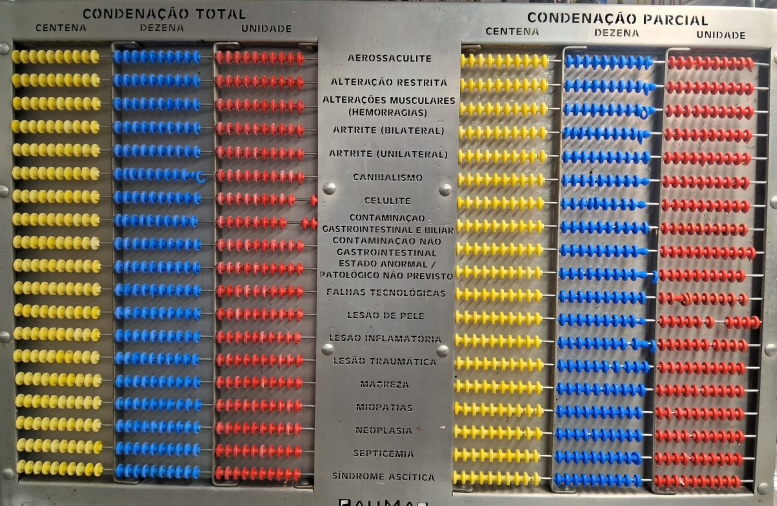
#> input picture images/25.jpg, 1554 x 1011 px, found by its file name (shown at 1/2 size)
$ python bolinhas.py
#> lines starting #> are read from the running program, lines starting #| are printed output that depends on the picture; after the words box and inside, x2 and y2 are one past the last pixel; in counts of white or black regions, pixels touching at a corner belong together
import cv2
import numpy as np
import matplotlib.pyplot as plt
import json

class RobustAbacusCounter:
    def __init__(self):
        self.color_values = {'blue': 100, 'red': 10, 'yellow': 1}

    def load_image(self, image_path):
        """Carrega e prepara a imagem"""
        image = cv2.imread(image_path)
        if image is None:
            raise ValueError("Não foi possível carregar a imagem")
        return image

    def enhance_colors(self, image):
        """Realça as cores para melhor detecção"""
        hsv = cv2.cvtColor(image, cv2.COLOR_BGR2HSV)
        hsv[:, :, 1] = cv2.multiply(hsv[:, :, 1], 1.2)  # Aumenta saturação
        hsv[:, :, 2] = cv2.multiply(hsv[:, :, 2], 1.1)  # Aumenta brilho
        return cv2.cvtColor(hsv, cv2.COLOR_HSV2BGR)

    def detect_circles(self, image, color_name):
        """Detecta círculos coloridos usando múltiplas abordagens"""
        hsv = cv2.cvtColor(image, cv2.COLOR_BGR2HSV)

        # Definir máscaras de cor
        if color_name == 'red':
            mask1 = cv2.inRange(hsv, np.array([0, 120, 70]), np.array([10, 255, 255]))
            mask2 = cv2.inRange(hsv, np.array([170, 120, 70]), np.array([180, 255, 255]))
            mask = cv2.bitwise_or(mask1, mask2)
        elif color_name == 'blue':
            mask = cv2.inRange(hsv, np.array([100, 120, 70]), np.array([130, 255, 255]))
        elif color_name == 'yellow':
            mask = cv2.inRange(hsv, np.array([20, 120, 70]), np.array([30, 255, 255]))
        else:
            mask = np.zeros(image.shape[:2], dtype=np.uint8)

        # Limpeza da máscara
        kernel = np.ones((5,5), np.uint8)
        mask = cv2.morphologyEx(mask, cv2.MORPH_CLOSE, kernel)
        mask = cv2.morphologyEx(mask, cv2.MORPH_OPEN, kernel)

        # Encontrar contornos
        contours, _ = cv2.findContours(mask, cv2.RETR_EXTERNAL, cv2.CHAIN_APPROX_SIMPLE)

        circles = []
        for contour in contours:
            area = cv2.contourArea(contour)
            if 100 < area < 5000:  # Filtro de tamanho
                # Verificar circularidade
                perimeter = cv2.arcLength(contour, True)
                if perimeter > 0:
                    circularity = 4 * np.pi * area / (perimeter * perimeter)
                    if circularity > 0.6:  # Forma circular
                        # Encontrar centro
                        M = cv2.moments(contour)
                        if M["m00"] != 0:
                            cx = int(M["m10"] / M["m00"])
                            cy = int(M["m01"] / M["m00"])
                            circles.append({
                                'center': (cx, cy),
                                'contour': contour,
                                'area': area
                            })

        return circles

    def analyze_spatial_distribution(self, circles):
        """Analisa a distribuição espacial para identificar grupos"""
        if len(circles) < 2:
            return circles, []  # Todas são separadas se há poucas

        centers = [circle['center'] for circle in circles]

        # Calcular matriz de distâncias
        distances = []
        for i in range(len(centers)):
            for j in range(i + 1, len(centers)):
                dist = np.sqrt((centers[i][0] - centers[j][0])**2 +
                              (centers[i][1] - centers[j][1])**2)
                distances.append(dist)

        if not distances:
            return circles, []

        # Usar threshold adaptativo
        median_dist = np.median(distances)
        threshold = median_dist * 0.6  # Threshold adaptativo

        # Identificar componentes conectados
        visited = set()
        clusters = []

        for i in range(len(centers)):
            if i not in visited:
                cluster = [i]
                queue = [i]
                visited.add(i)

                while queue:
                    current = queue.pop(0)
                    for j in range(len(centers)):
                        if j not in visited:
                            dist = np.sqrt((centers[current][0] - centers[j][0])**2 +
                                          (centers[current][1] - centers[j][1])**2)
                            if dist < threshold:
                                cluster.append(j)
                                queue.append(j)
                                visited.add(j)

                clusters.append(cluster)

        # O maior cluster é considerado o amontoado
        if clusters:
            main_cluster = max(clusters, key=len)
            separated_indices = [i for i in range(len(circles)) if i not in main_cluster]

            separated = [circles[i] for i in separated_indices]
            clustered = [circles[i] for i in main_cluster]

            return separated, clustered
        else:
            return circles, []

    def process_abacus(self, image_path):
        """Processa a imagem completa do ábaco"""
        print("🔄 Iniciando análise do ábaco...")

        # Carregar e melhorar imagem
        image = self.load_image(image_path)
        enhanced_image = self.enhance_colors(image)
        debug_image = image.copy()

        results = {
            'blue': {'detectadas': 0, 'contabilizadas': 0, 'valor': 0},
            'red': {'detectadas': 0, 'contabilizadas': 0, 'valor': 0},
            'yellow': {'detectadas': 0, 'contabilizadas': 0, 'valor': 0},
            'total_geral': 0
        }

        # Processar cada cor
        for color_name in ['red', 'blue', 'yellow']:
            print(f"\n🎯 Analisando miçangas {color_name}...")

            # Detectar círculos
            circles = self.detect_circles(enhanced_image, color_name)
            results[color_name]['detectadas'] = len(circles)

            if circles:
                print(f"   ✅ Detectadas: {len(circles)} miçangas")

                # Analisar distribuição espacial
                separated, clustered = self.analyze_spatial_distribution(circles)
                results[color_name]['contabilizadas'] = len(separated)
                results[color_name]['valor'] = len(separated) * self.color_values[color_name]

                print(f"   📊 Contabilizadas: {len(separated)} miçangas")

                # Marcar na imagem de debug
                color_bgr = {'red': (0, 0, 255), 'blue': (255, 0, 0), 'yellow': (0, 255, 255)}

                # Amontoado em vermelho
                for circle in clustered:
                    center = circle['center']
                    cv2.drawContours(debug_image, [circle['contour']], -1, (0, 0, 255), 3)
                    cv2.putText(debug_image, "X", (center[0]-10, center[1]+10),
                               cv2.FONT_HERSHEY_SIMPLEX, 0.7, (0, 0, 255), 2)

                # Separadas em verde
                for circle in separated:
                    center = circle['center']
                    cv2.drawContours(debug_image, [circle['contour']], -1, (0, 255, 0), 3)
                    cv2.putText(debug_image, "✓", (center[0]-10, center[1]+10),
                               cv2.FONT_HERSHEY_SIMPLEX, 0.7, (0, 255, 0), 2)
            else:
                print(f"   ❌ Nenhuma miçanga {color_name} detectada")

        # Calcular total
        results['total_geral'] = sum(results[color]['valor'] for color in ['red', 'blue', 'yellow'])

        print(f"\n✅ Análise concluída!")
        return results, debug_image

    def display_results(self, results, debug_image):
        """Exibe os resultados de forma clara"""
        print("\n" + "="*50)
        print("📊 RESULTADOS DA CONTAGEM")
        print("="*50)

        for color in ['red', 'blue', 'yellow']:
            data = results[color]
            print(f"\n{color.upper():>8}:")
            print(f"   Detectadas: {data['detectadas']}")
            print(f"   Contabilizadas: {data['contabilizadas']}")
            print(f"   Valor: {data['valor']}")

        print(f"\n{'='*50}")
        print(f"💰 VALOR TOTAL: {results['total_geral']}")
        print(f"{'='*50}")

        # Mostrar imagem com resultados
        plt.figure(figsize=(15, 10))
        plt.imshow(cv2.cvtColor(debug_image, cv2.COLOR_BGR2RGB))
        plt.title("ANÁLISE DO ÁBACO - ✓ CONTA | X NÃO CONTA", fontsize=14, pad=20)
        plt.axis('off')
        plt.tight_layout()
        plt.show()

# Interface simples de uso
def analisar_abacus(image_path):
    """
    Função principal para análise de ábaco
    """
    try:
        counter = RobustAbacusCounter()
        results, debug_image = counter.process_abacus(image_path)
#> in load_image, image is the input picture: shape (1011, 1554, 3); mean B, G, R 104.2, 113.9, 125.3
#> in enhance_colors, `hsv = cv2.cvtColor(image, cv2.COLOR_BGR2HSV)`: hsv: shape (1011, 1554, 3); mean H, S, V 36.9, 80.9, 138.8
#> in enhance_colors, `hsv[:, :, 1] = cv2.multiply(hsv[:, :, 1], 1.2)`: hsv: shape (1011, 1554, 3); mean H, S, V 36.9, 95.2, 138.8
#> in enhance_colors, `hsv[:, :, 2] = cv2.multiply(hsv[:, :, 2], 1.1)`: hsv: shape (1011, 1554, 3); mean H, S, V 36.9, 95.2, 151.9
#> in enhance_colors, `return cv2.cvtColor(hsv, cv2.COLOR_HSV2BGR)`:
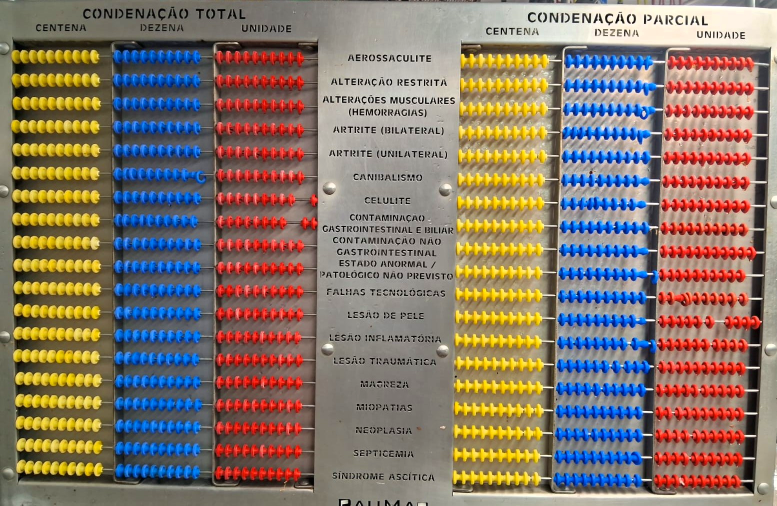
#> returned value: shape (1011, 1554, 3) (shown at 1/2 size); mean B, G, R 106.6, 119.4, 134.8
#> the loop in process_abacus, `for color_name in ['red', 'blue', 'yellow']:` made 3 passes
#> (centers in analyze_spatial_distribution, separated_indices in analyze_spatial_distribution) on pass 1: ([(1418, 643), (627, 400)], [1])
#|    ✅ Detectadas: 2 miçangas
#|    📊 Contabilizadas: 1 miçangas
#> pass 1, in detect_circles, `mask1 = cv2.inRange(hsv, np.array([0, 120, 70]), np.array([10, 255, 25..`:
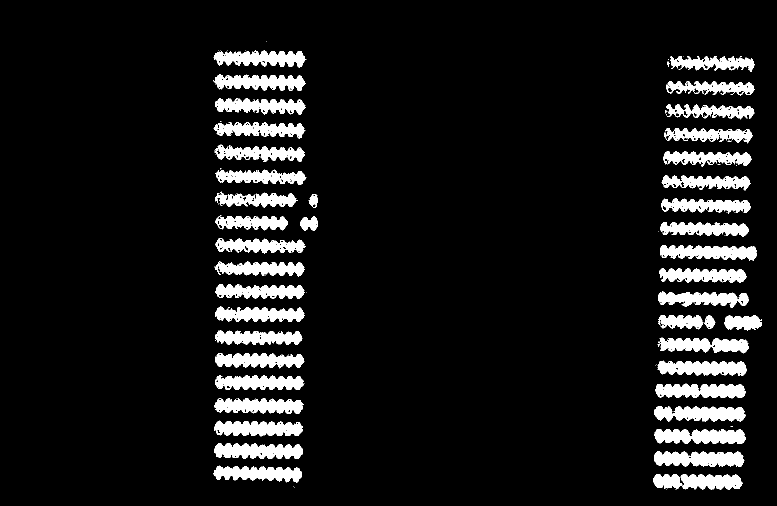
#> mask1: shape (1011, 1554) (shown at 1/2 size); 8.9% white; 122 white regions (78 under 20 px), largest, box (x1, y1, x2, y2) and area: (1308, 903, 1489, 934) 4339, (1307, 948, 1485, 980) 4241, (1308, 858, 1492, 888) 4238
#> pass 1, in detect_circles, `mask2 = cv2.inRange(hsv, np.array([170, 120, 70]), np.array([180, 255,..`:
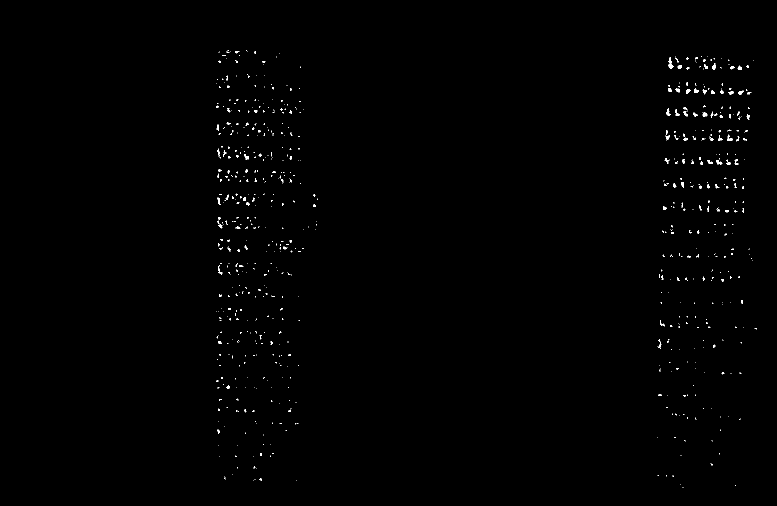
#> mask2: shape (1011, 1554) (shown at 1/2 size); 0.44% white in thin lines or dots, all inside (x1, y1, x2, y2) = (432, 101, 1514, 975)
#> pass 1, in detect_circles, `mask = cv2.bitwise_or(mask1, mask2)`:
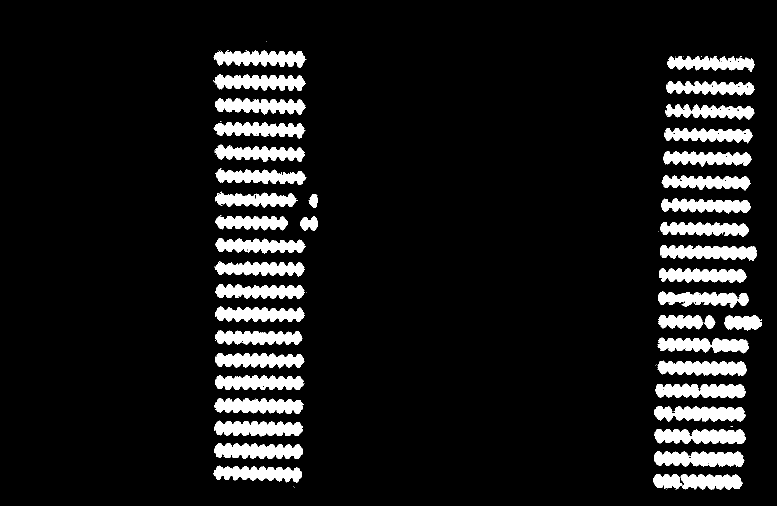
#> mask: shape (1011, 1554) (shown at 1/2 size); 9.3% white; 84 white regions (42 under 20 px), largest, box (x1, y1, x2, y2) and area: (1308, 903, 1489, 934) 4355, (1320, 490, 1514, 522) 4261, (1307, 948, 1485, 980) 4259
#> after the loop in process_abacus, `for color_name in ['red', 'blue', 'yellow']:`:
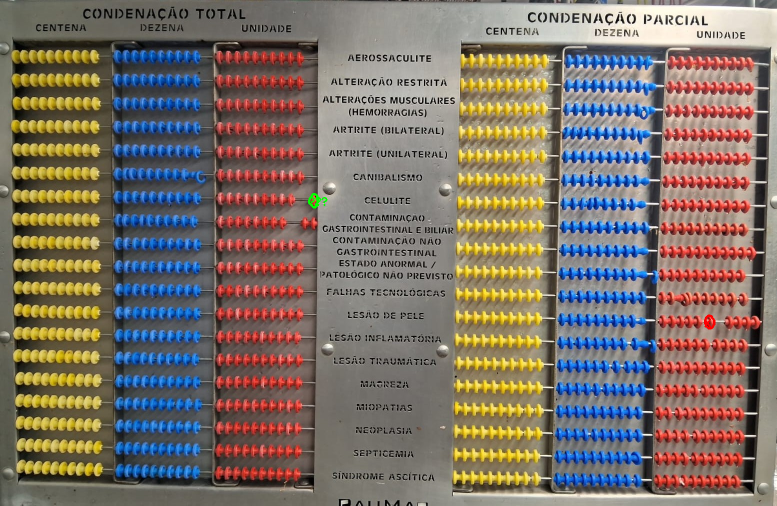
#> debug_image: shape (1011, 1554, 3) (shown at 1/2 size); 0.06% of pixels changed, all inside (x1, y1, x2, y2) = (616, 386, 1431, 659)
#> after the loop in process_abacus, `for color_name in ['red', 'blue', 'yellow']:`: results = 4 items
#> results = 4 items
        counter.display_results(results, debug_image)
#> the loop in display_results, `for color in ['red', 'blue', 'yellow']:` made 3 passes
#> data on passes 1 to 3: {'detectadas': 2, 'contabilizadas': 1, 'valor': 10}, {'detectadas': 0, 'contabilizadas': 0, 'valor': 0}, {'detectadas': 0, 'contabilizadas': 0, 'valor': 0}
#|    Detectadas: 2
#|    Contabilizadas: 1
#|    Valor: 10
#|    Detectadas: 0
#|    Contabilizadas: 0
#|    Valor: 0
#|    Detectadas: 0
#|    Contabilizadas: 0
#|    Valor: 0
#| 💰 VALOR TOTAL: 10

        # Salvar resultados
        with open('resultado_abacus.json', 'w', encoding='utf-8') as f:
            json.dump(results, f, indent=2, ensure_ascii=False)

        cv2.imwrite('debug_abacus.jpg', debug_image)
        print("💾 Resultados salvos em 'resultado_abacus.json'")
        print("🖼️ Imagem de debug salva como 'debug_abacus.jpg'")

        return results

    except Exception as e:
        print(f"❌ Erro: {e}")
        return None

# Executar
if __name__ == "__main__":
    # Substitua pelo caminho da sua imagem
    image_path = "modelos/contagem/25.jpg"
    analisar_abacus(image_path)

$ run again, with images/1.jpg copied over images/25.jpg
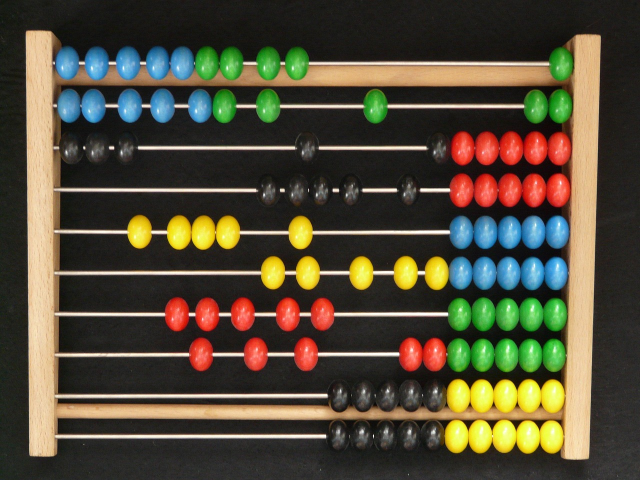
#> input picture images/1.jpg, 1280 x 960 px, found by its file name (shown at 1/2 size)
#> in load_image, image is the input picture: shape (960, 1280, 3); mean B, G, R 56.2, 75.4, 82.1
#> the loop in process_abacus, `for color_name in ['red', 'blue', 'yellow']:` made 3 passes
#> (centers in analyze_spatial_distribution, separated_indices in analyze_spatial_distribution) on pass 2: ([(259, 211), (324, 211), (134, 125), (255, 124), (193, 125)], [0, 1])
#> (printed output is left out)
#> pass 1, in detect_circles, `mask1 = cv2.inRange(hsv, np.array([0, 120, 70]), np.array([10, 255, 25..`:
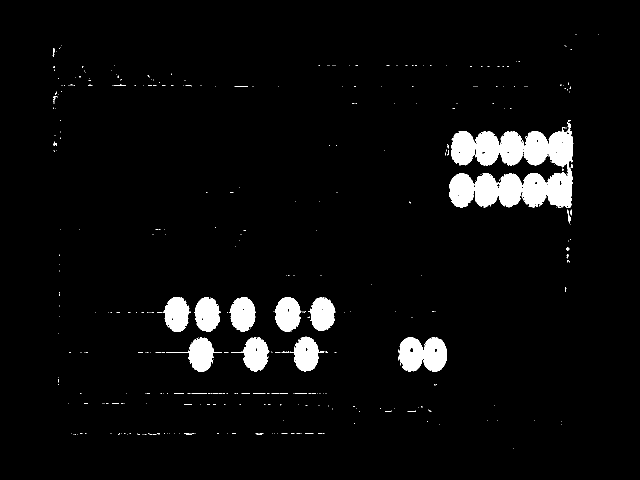
#> mask1: shape (960, 1280) (shown at 1/2 size); 4.5% white; 396 white regions (366 under 20 px), largest, box (x1, y1, x2, y2) and area: (898, 244, 1147, 416) 26952, (797, 674, 894, 744) 5177, (332, 674, 444, 743) 2737
#> after the loop in process_abacus, `for color_name in ['red', 'blue', 'yellow']:`:
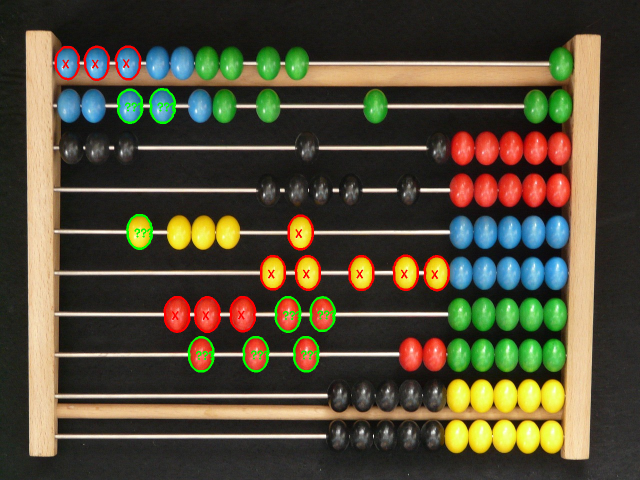
#> debug_image: shape (960, 1280, 3) (shown at 1/2 size); 1.63% of pixels changed, all inside (x1, y1, x2, y2) = (109, 91, 900, 745)
#> after the loop in process_abacus, `for color_name in ['red', 'blue', 'yellow']:`: results = 4 items
#> the loop in display_results, `for color in ['red', 'blue', 'yellow']:` made 3 passes
#> data on passes 1 to 3: {'detectadas': 8, 'contabilizadas': 5, 'valor': 50}, {'detectadas': 5, 'contabilizadas': 2, 'valor': 200}, {'detectadas': 7, 'contabilizadas': 1, 'valor': 1}
#> (printed output is left out)
#| 💰 VALOR TOTAL: 251

$ run again, with images/11.jpg copied over images/25.jpg
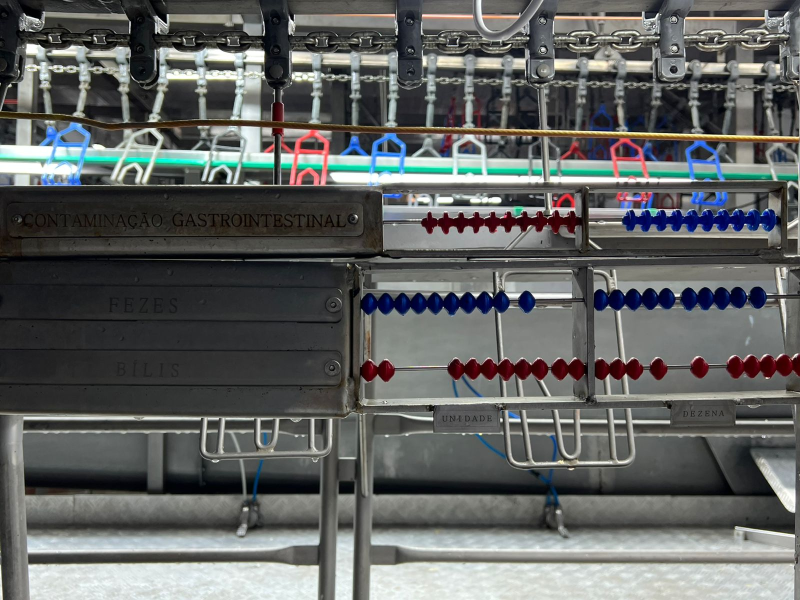
#> input picture images/11.jpg, 1600 x 1200 px, found by its file name (shown at 1/2 size)
#> in load_image, image is the input picture: shape (1200, 1600, 3); mean B, G, R 97.7, 98.9, 96.6
#> the loop in process_abacus, `for color_name in ['red', 'blue', 'yellow']:` made 3 passes
#> separated_indices in analyze_spatial_distribution on passes 1 to 2: [2, 3, 4, 5], [0, 1, 2]
#> (printed output is left out)
#> pass 1, in detect_circles, `mask1 = cv2.inRange(hsv, np.array([0, 120, 70]), np.array([10, 255, 25..`:
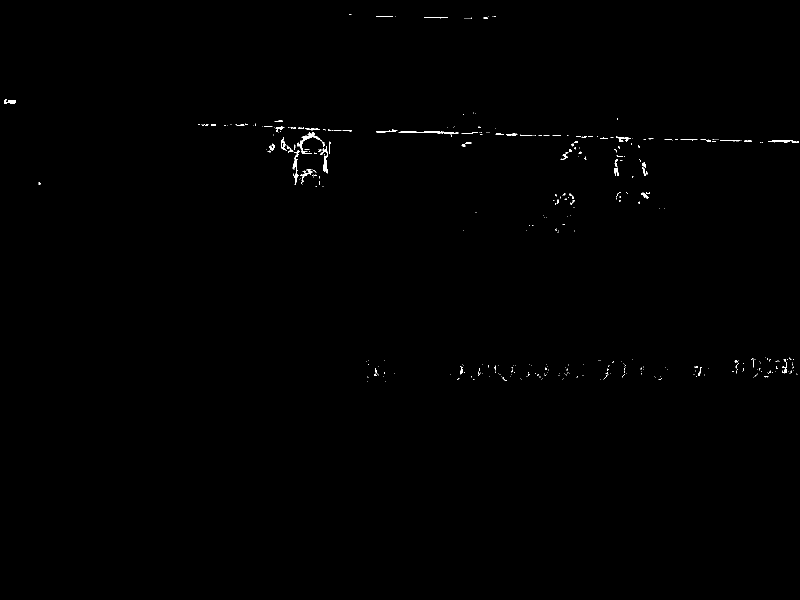
#> mask1: shape (1200, 1600) (shown at 1/2 size); 0.28% white in thin lines or dots, all inside (x1, y1, x2, y2) = (8, 28, 1598, 764)
#> after the loop in process_abacus, `for color_name in ['red', 'blue', 'yellow']:`:
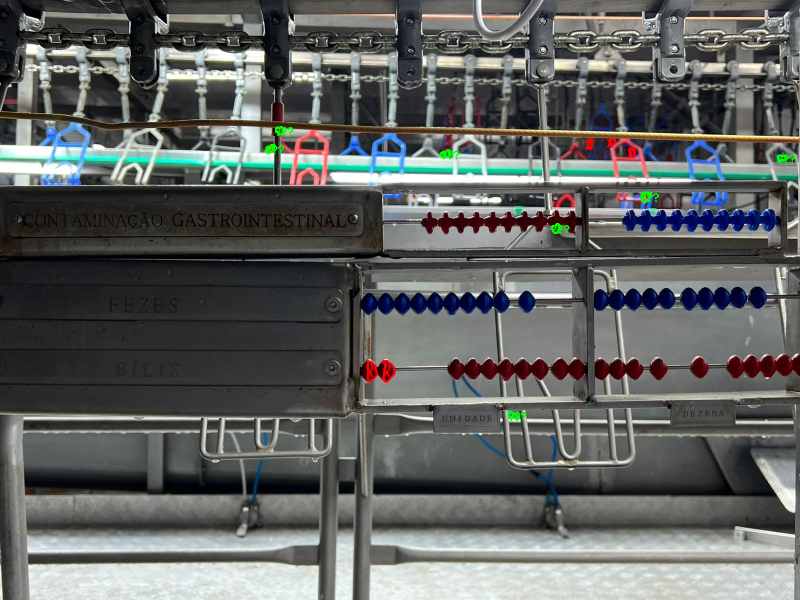
#> debug_image: shape (1200, 1600, 3) (shown at 1/2 size); 0.25% of pixels changed, all inside (x1, y1, x2, y2) = (530, 252, 1591, 842)
#> after the loop in process_abacus, `for color_name in ['red', 'blue', 'yellow']:`: results = 4 items
#> the loop in display_results, `for color in ['red', 'blue', 'yellow']:` made 3 passes
#> data on passes 1 to 3: {'detectadas': 6, 'contabilizadas': 4, 'valor': 40}, {'detectadas': 6, 'contabilizadas': 3, 'valor': 300}, {'detectadas': 0, 'contabilizadas': 0, 'valor': 0}
#> (printed output is left out)
#| 💰 VALOR TOTAL: 340
